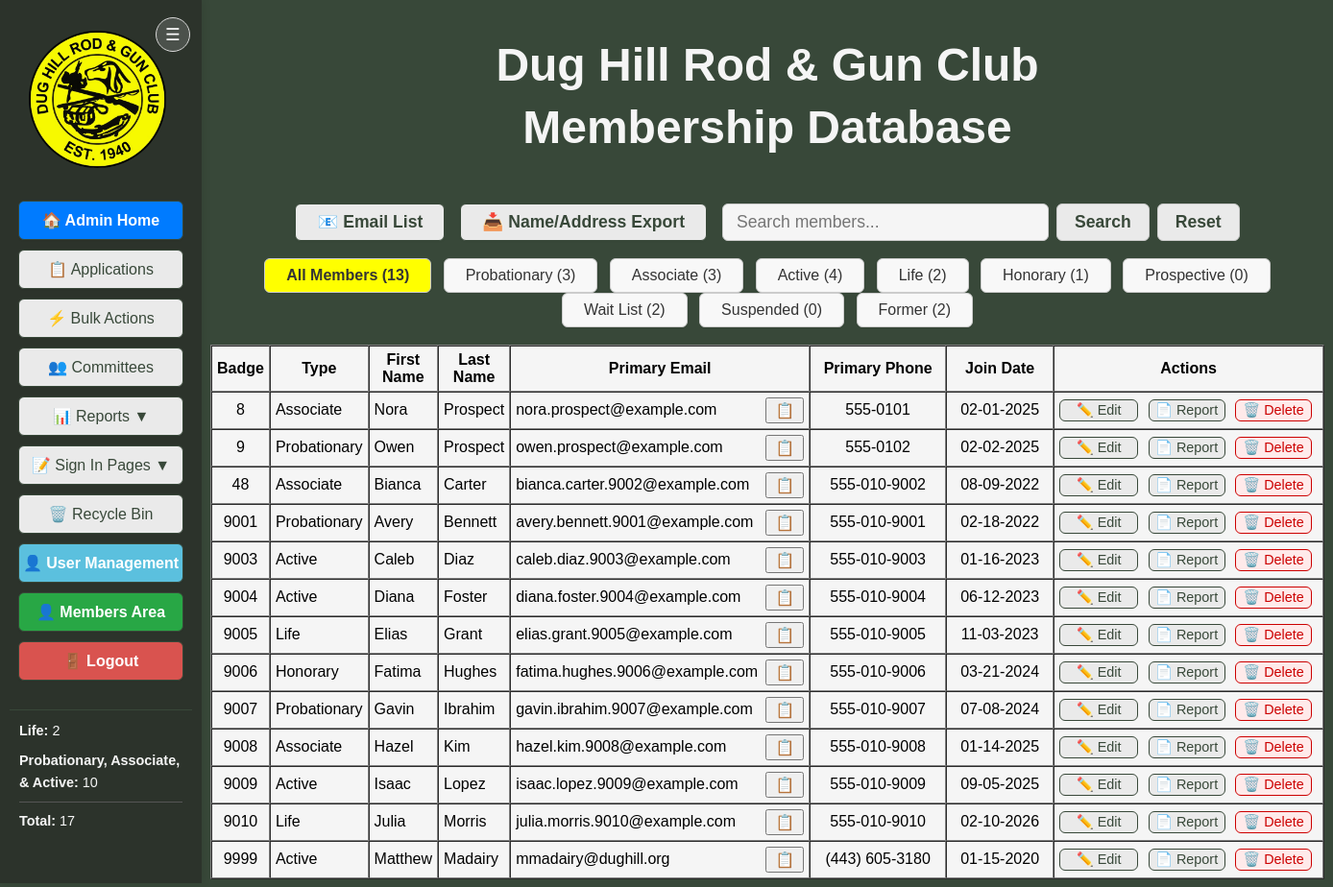
The page / (signed in) on the database its author committed.
### tables this page shows
CREATE TABLE members (
			id INTEGER PRIMARY KEY AUTOINCREMENT,
			badge_number TEXT,
			membership_type TEXT,
			first_name TEXT NOT NULL,
			middle_name TEXT,
			last_name TEXT NOT NULL,
			suffix TEXT,
			nickname TEXT,
			dob TEXT,
			email TEXT,
			email2 TEXT,
			phone TEXT,
			phone2 TEXT,
			address TEXT,
			city TEXT,
			state TEXT,
			zip TEXT,
			join_date TEXT,
			sponsor TEXT,
			card_internal TEXT,
			card_external TEXT,
			deleted INTEGER DEFAULT 0,
			deleted_on TEXT
		, member_notes TEXT, application_submitted TEXT, introduced_date TEXT, background_check_submitted TEXT, background_check_passed TEXT, qualifications TEXT, new_member_orientation_completed INTEGER DEFAULT 0, new_member_orientation_date TEXT);

### DH_DB_Webapp/app.py (the view)
@app.route('/', methods=['GET'])
@login_required
def index():
	if current_user.is_admin_or_bdfl():
		search = request.args.get('search', '').strip()
		member_type = request.args.get('member_type', 'All Members')
		all_members = database.get_all_members()
		if member_type and member_type != 'All Members':
			members = [m for m in all_members if m['membership_type'] == member_type]
		else:
			members = [m for m in all_members if m['membership_type'] in ['Probationary', 'Associate', 'Active', 'Life', 'Honorary']]
		if search:
			search_lower = search.lower()
			def member_matches(m):
				return any(search_lower in str(m[col]).lower() if m[col] is not None else False for col in m.keys())
			members = [m for m in members if member_matches(m)]
		member_types_list = ["All Members", "Probationary", "Associate", "Active", "Life", "Honorary", "Prospective", "Wait List", "Suspended", "Former"]
		member_counts = {}
		for mt in member_types_list:
			if mt == "All Members":
				member_counts[mt] = len([m for m in all_members if m['membership_type'] in ['Probationary', 'Associate', 'Active', 'Life', 'Honorary']])
			else:
				member_counts[mt] = len([m for m in all_members if m['membership_type'] == mt])
		member_stats = get_member_stats()
		applications = database.get_all_applications(status='pending')
		pending_applications = get_pending_application_count()
		return render_template('index.html', members=members, search=search, member_type=member_type, member_types=member_types_list, member_counts=member_counts, active_page='home', member_stats=member_stats, applications=applications, pending_applications=pending_applications)
	else:
		member = database.get_member_by_email(current_user.email)
		if member:
			return member_dashboard()
		else:
			return render_template('member_dashboard.html', member=None, active_page='dashboard')

### DH_DB_Webapp/templates/index.html (shortened to what this page needs)
<!DOCTYPE html>
<html>
<head>
</head>
<body style="background-color:#384839; font-family:Arial, Helvetica, sans-serif;">
    <div style="display:flex; flex-direction:row;">
        <div id="mainSidebar" class="side-menu">
            <button type="button" class="sidebar-toggle" aria-label="Toggle sidebar" onclick="toggleSidebar()">☰</button>
            <img src="{{ url_for('static', filename='Main_Logo-removebg-preview.png') }}" alt="Main Logo" style="height:143px; margin-top:-88px; margin-left:-8px; margin-bottom:34px;">
            <a href="{{ url_for('admin_dashboard') }}" style="width:170px; display:inline-block; padding:10px 0; margin-bottom:10px; border-radius:6px; border:1px solid #384839; background-color:#007bff; color:#ffffff; text-decoration:none; font-weight:bold; font-size:1em; font-family:Arial, Helvetica, sans-serif; box-shadow:0 1px 2px rgba(0,0,0,0.04); text-align:center;">🏠 Admin Home</a>
            {% if current_user.is_admin_or_bdfl() %}
            <a href="{{ url_for('admin_applications') }}" class="{{ 'active-menu' if active_page == 'admin_applications' else '' }}" style="width:170px; display:inline-block; padding:10px 0; margin-bottom:10px; border-radius:6px; border:1px solid #384839; background-color:#eaeaea; color:#384839; text-decoration:none; font-weight:{{ 'bold' if active_page == 'admin_applications' else 'normal' }}; font-size:1em; font-family:Arial, Helvetica, sans-serif; box-shadow:0 1px 2px rgba(0,0,0,0.04); text-align:center; position:relative;">📋 Applications</a>
            {% endif %}
            <a href="{{ url_for('bulk_actions') }}" class="{{ 'active-menu' if active_page == 'bulk_actions' else '' }}" style="width:170px; display:inline-block; padding:10px 0; margin-bottom:10px; border-radius:6px; border:1px solid #384839; background-color:#eaeaea; color:#384839; text-decoration:none; font-weight:{{ 'bold' if active_page == 'bulk_actions' else 'normal' }}; font-size:1em; font-family:Arial, Helvetica, sans-serif; box-shadow:0 1px 2px rgba(0,0,0,0.04); text-align:center;">⚡ Bulk Actions</a>
            <a href="{{ url_for('committees') }}" class="{{ 'active-menu' if active_page == 'committees' else '' }}" style="width:170px; display:inline-block; padding:10px 0; margin-bottom:10px; border-radius:6px; border:1px solid #384839; background-color:#eaeaea; color:#384839; text-decoration:none; font-weight:{{ 'bold' if active_page == 'committees' else 'normal' }}; font-size:1em; font-family:Arial, Helvetica, sans-serif; box-shadow:0 1px 2px rgba(0,0,0,0.04); text-align:center;">👥 Committees</a>
            <div class="menu-toggle" onclick="toggleSubmenu()" style="width:170px; display:inline-block; padding:10px 0; margin-bottom:10px; border-radius:6px; border:1px solid #384839; background-color:#eaeaea; color:#384839; text-decoration:none; font-weight:normal; font-size:1em; font-family:Arial, Helvetica, sans-serif; box-shadow:0 1px 2px rgba(0,0,0,0.04); text-align:center;">
                📊 Reports <span id="submenu-arrow">▼</span>
            </div>
            <div class="menu-toggle" onclick="toggleSignInSubmenu()" style="width:170px; display:inline-block; padding:10px 0; margin-bottom:10px; border-radius:6px; border:1px solid #384839; background-color:#eaeaea; color:#384839; text-decoration:none; font-weight:normal; font-size:1em; font-family:Arial, Helvetica, sans-serif; box-shadow:0 1px 2px rgba(0,0,0,0.04); text-align:center; cursor:pointer;">
                📝 Sign In Pages <span id="signin-submenu-arrow">▼</span>
            </div>
            <a href="{{ url_for('recycle_bin') }}" class="{{ 'active-menu' if active_page == 'recycle_bin' else '' }}" style="width:170px; display:inline-block; padding:10px 0; margin-bottom:10px; border-radius:6px; border:1px solid #384839; background-color:#eaeaea; color:#384839; text-decoration:none; font-weight:{{ 'bold' if active_page == 'recycle_bin' else 'normal' }}; font-size:1em; font-family:Arial, Helvetica, sans-serif; box-shadow:0 1px 2px rgba(0,0,0,0.04); text-align:center;">🗑️ Recycle Bin</a>
            {% if current_user.is_admin_or_bdfl() %}
            <a href="{{ url_for('admin_users') }}" class="{{ 'active-menu' if active_page == 'admin_users' else '' }}" style="width:170px; display:inline-block; padding:10px 0; margin-bottom:10px; border-radius:6px; border:1px solid #384839; background-color:{{ '#5bc0de' if active_page != 'admin_users' else 'rgb(255,255,0)' }}; color:{{ '#ffffff' if active_page != 'admin_users' else '#000000' }}; text-decoration:none; font-weight:bold; font-size:1em; font-family:Arial, Helvetica, sans-serif; box-shadow:0 1px 2px rgba(0,0,0,0.04); text-align:center; position:relative;">
                <span style="display: flex; align-items: center; width: 100%; justify-content: center; text-align: center;">
                    <span style="display:inline-block; vertical-align:middle;">👤 User Management</span>
                </span>
            </a>
            {% endif %}
            <a href="{{ url_for('member_dashboard') }}" style="width:170px; display:inline-block; padding:10px 0; margin-bottom:10px; border-radius:6px; border:1px solid #384839; background-color:#28a745; color:#ffffff; text-decoration:none; font-weight:bold; font-size:1em; font-family:Arial, Helvetica, sans-serif; box-shadow:0 1px 2px rgba(0,0,0,0.04); text-align:center;">👤 Members Area</a>
            <a href="{{ url_for('logout') }}" style="width:170px; display:inline-block; padding:10px 0; margin-bottom:10px; border-radius:6px; border:1px solid #384839; background-color:#d9534f; color:#ffffff; text-decoration:none; font-weight:bold; font-size:1em; font-family:Arial, Helvetica, sans-serif; box-shadow:0 1px 2px rgba(0,0,0,0.04); text-align:center;">🚪 Logout</a>
            <div class="sidebar-stat-box" style="width:170px; margin-top:20px; padding:10px; border-top:1px solid #384839;">
                <div style="color:#f5f5f5; font-size:0.9em; line-height:1.6; text-align:left;">
                    <div style="margin-bottom:8px;"><strong>Life:</strong> {{ member_stats.life_members }}</div>
                    <div style="margin-bottom:8px;"><strong>Probationary, Associate, & Active:</strong> {{ member_stats.voting_members }}</div>
                    <div style="border-top:1px solid #555; padding-top:8px;"><strong>Total:</strong> {{ member_stats.total_members }}</div>
                </div>
            </div>
        </div>
        <div class="content-shell" style="flex:1; margin-left:210px; display:flex; flex-direction:column; align-items:center;">
            {% block content %}
            <div style="display:flex; flex-direction:row; justify-content:center; margin-bottom:20px; width:100%;">
                <div style="text-align:center; width:100%;">
                    <h1 style="margin-bottom:0.2em; color:#f5f5f5; font-size:3em;">Dug Hill Rod & Gun Club</h1>
                    <h1 style="margin-top:0.2em; color:#f5f5f5; font-size:3em;">Membership Database</h1>
                </div>
            </div>
            <div style="width:100%; display:flex; justify-content:center; align-items:center; margin-bottom:18px;">
                <a href="{{ url_for('email_list', member_type=member_type) }}" style="display:inline-block; padding:8px 22px; border-radius:6px; border:1px solid #384839; background-color:#eaeaea; color:#384839; text-decoration:none; font-weight:bold; font-size:1.1em; box-shadow:0 1px 2px rgba(0,0,0,0.04); margin-right:16px;">📧 Email List</a>
                <a href="{{ url_for('members_name_address_export_csv') }}" style="display:inline-block; padding:8px 22px; border-radius:6px; border:1px solid #384839; background-color:#eaeaea; color:#384839; text-decoration:none; font-weight:bold; font-size:1.1em; box-shadow:0 1px 2px rgba(0,0,0,0.04); margin-right:16px;">📥 Name/Address Export</a>
                <div style="display:inline-flex; align-items:center;">
                    <input id="dynamicSearch" type="text" placeholder="Search members..." style="width:340px; padding:8px 14px; border-radius:6px; border:1px solid #ccc; font-size:1.1em; margin-right:8px; background-color:#f5f5f5;">
                    <button type="button" id="searchBtn" style="padding:8px 18px; border-radius:6px; border:1px solid #ccc; background-color:#eaeaea; color:#384839; font-size:1.1em; font-weight:bold; cursor:pointer; margin-right:8px;">Search</button>
                    <button type="button" id="resetBtn" style="padding:8px 18px; border-radius:6px; border:1px solid #ccc; background-color:#eaeaea; color:#384839; font-size:1.1em; font-weight:bold; cursor:pointer;">Reset</button>
                </div>
            </div>
            <div style="margin-bottom:18px; text-align:center;">
                {% for mt in member_types %}
                    <a href="{{ url_for('index', member_type=mt, search=search) }}"
                       style="display:inline-block; padding:8px 22px; margin:0 4px; border-radius:6px; border:1px solid #ccc; background-color:{{ 'rgb(255,255,0)' if mt == member_type else '#f8f8f8' }}; color:#333; text-decoration:none; font-weight:{{ 'bold' if mt == member_type else 'normal' }}; box-shadow:0 1px 2px rgba(0,0,0,0.04);">
                        {{ mt }} ({{ member_counts[mt] }})
                    </a>
                {% endfor %}
            </div>
            <table border="1" cellpadding="5" cellspacing="0" style="margin:auto; width:100%; max-width:1100px; background-color:#f5f5f5;">
                <tr>
                    <th onclick="sortTable(0)" id="th0">Badge</th>
                    <th onclick="sortTable(1)" id="th1">Type</th>
                    <th onclick="sortTable(2)" id="th2">First Name</th>
                    <th onclick="sortTable(3)" id="th3">Last Name</th>
                    <th onclick="sortTable(4)" id="th4">Primary Email</th>
                    <th onclick="sortTable(5)" id="th5">Primary Phone</th>
                    <th onclick="sortTable(6)" id="th6">Join Date</th>
                    <th>Actions</th>
                </tr>
                {% for member in members %}
            <tr class="member-row" ondblclick="window.location='{{ url_for('member_details', member_id=member['id']) }}'" style="cursor:pointer;">
                        <td style="text-align:center;">{{ member['badge_number'] }}</td>
                        <td>{{ member['membership_type'] }}</td>
                        <td>{{ member['first_name'] }}</td>
                        <td>{{ member['last_name'] }}</td>
                        <td>
                            <div style="display:flex; justify-content:space-between; align-items:center; width:100%;">
                                <span id="email-{{ member['id'] }}">{{ member['email'] }}</span>
                                {% if member['email'] %}
                                <button type="button" onclick="copyEmailText('email-{{ member['id'] }}')" title="Copy Email" style="padding:2px 8px; font-size:1em; cursor:pointer; margin-left:8px;">📋</button>
                                {% endif %}
                            </div>
                        </td>
                        <td style="min-width:130px; text-align:center;">{{ member['phone'] }}</td>
                        <td style="min-width:100px; text-align:center; white-space:nowrap;">{{ member['join_date']|format_mmddyyyy if member['join_date'] else '' }}</td>
                        <td style="white-space:nowrap;">
                            <a href="{{ url_for('member_details', member_id=member['id']) }}" class="action-btn" style="display:inline-block; width:80px; padding:2px 0; margin-right:6px; border-radius:6px; border:1px solid #384839; background:#eaeaea; color:#384839; cursor:pointer; text-align:center; text-decoration:none; font-size:0.9em;">✏️ Edit</a>
                            <form action="{{ url_for('member_report', member_id=member['id']) }}" method="get" style="display:inline; margin-bottom:4px;">
                                <button type="submit" class="action-btn" style="width:80px; padding:2px 0; margin-right:6px; border-radius:6px; border:1px solid #384839; background:#eaeaea; color:#384839; cursor:pointer; text-align:center; font-size:0.9em;">📄 Report</button>
                            </form>
                            <form action="{{ url_for('delete_member', member_id=member['id']) }}" method="post" style="display:inline;">
                                <button type="submit" class="action-btn" onclick="return confirm('Are you sure you want to move this member to the recycle bin?')" style="width:80px; padding:2px 0; margin-right:6px; border-radius:6px; border:1px solid #c00; background:#ffeaea; color:#c00; cursor:pointer; text-align:center; font-size:0.9em;">🗑️ Delete</button>
                            </form>
                        </td>
                    </tr>
                    {% endfor %}
            </table>
            {% endblock %}
        </div>
    </div>
</body>
</html>

### rows shown on the page
members: membership_type "Active", id "4", badge_number "9004", first_name "Diana", last_name "Foster", email "diana.foster.9004@example.com", phone "555-010-9004", join_date "06-12-2023"
members: badge_number "8", membership_type "Associate", first_name "Nora", last_name "Prospect", email "nora.prospect@example.com", phone "555-0101", join_date "02-01-2025"
members: badge_number "9", membership_type "Probationary", first_name "Owen", last_name "Prospect", email "owen.prospect@example.com", phone "555-0102", join_date "02-02-2025"
members: badge_number "48", membership_type "Associate", first_name "Bianca", last_name "Carter", email "bianca.carter.9002@example.com", phone "555-010-9002", join_date "08-09-2022"
members: badge_number "9001", membership_type "Probationary", first_name "Avery", last_name "Bennett", email "avery.bennett.9001@example.com", phone "555-010-9001", join_date "02-18-2022"
members: badge_number "9003", membership_type "Active", first_name "Caleb", last_name "Diaz", email "caleb.diaz.9003@example.com", phone "555-010-9003", join_date "01-16-2023"
members: badge_number "9005", membership_type "Life", first_name "Elias", last_name "Grant", email "elias.grant.9005@example.com", phone "555-010-9005", join_date "11-03-2023"
members: badge_number "9006", membership_type "Honorary", first_name "Fatima", last_name "Hughes", email "fatima.hughes.9006@example.com", phone "555-010-9006", join_date "03-21-2024"
members: badge_number "9007", membership_type "Probationary", first_name "Gavin", last_name "Ibrahim", email "gavin.ibrahim.9007@example.com", phone "555-010-9007", join_date "07-08-2024"
members: badge_number "9008", membership_type "Associate", first_name "Hazel", last_name "Kim", email "hazel.kim.9008@example.com", phone "555-010-9008", join_date "01-14-2025"
members: badge_number "9009", membership_type "Active", first_name "Isaac", last_name "Lopez", email "isaac.lopez.9009@example.com", phone "555-010-9009", join_date "09-05-2025"
members: badge_number "9010", membership_type "Life", first_name "Julia", last_name "Morris", email "julia.morris.9010@example.com", phone "555-010-9010", join_date "02-10-2026"
members: badge_number "9999", membership_type "Active", first_name "Matthew", last_name "Madairy", email "mmadairy@dughill.org", phone "(443) 605-3180", join_date "01-15-2020"

### other values the page prints
{{ member_stats.life_members }} "2"
{{ member_stats.voting_members }} "10"
{{ member_stats.total_members }} "17"
{{ mt }} "All Members" "Probationary" "Associate" "Life" "Honorary" "Prospective" "Wait List" "Suspended" "Former"
{{ member_counts[mt] }} "13" "3" "3" "2" "1" "0" "2" "0" "2"
